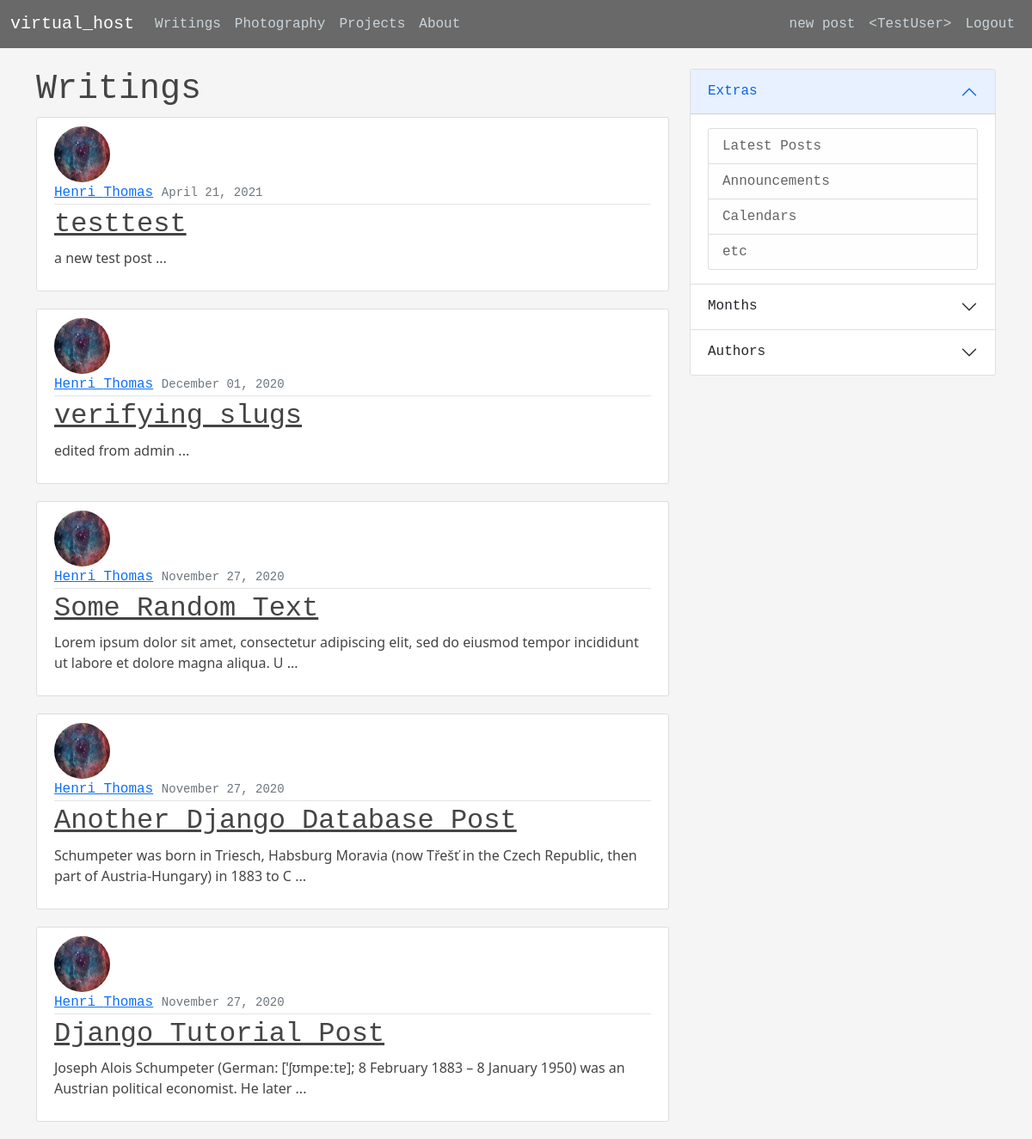
Screenshot of / (signed in) with the database file from the repository.
### blog/models.py (models this page shows, shortened)
class Post(models.Model):
    title = models.CharField(max_length=250)
    content = models.TextField()
    content_display = models.TextField(max_length=125)
    date_posted = models.DateTimeField(default=timezone.now)
    author = models.ForeignKey(User, on_delete=models.CASCADE)
    slug = models.SlugField(max_length=50)

### users/models.py (models this page shows, shortened)
class Profile(models.Model):
    user = models.OneToOneField(User, on_delete=models.CASCADE)
    bio = models.TextField()
    image = models.ImageField(default='default.jpg', upload_to='profile_pics')

### blog/views.py (the view)
# urls.py: path('', PostListView.as_view(), name='blog-home'),
class PostListView(ListView):
    model = Post
    template_name = 'blog/home.html'  # <app>/<model>_<view_type>.html
    context_object_name = 'posts'
    def get_queryset(self):
        qs = super().get_queryset()
        return qs.all() \
            .only('author', 'date_posted', 'title', 'content_display', 'id', 'slug') \
            .order_by('-date_posted')
    def get_context_data(self, **kwargs):
        context = super().get_context_data(**kwargs)
        context['title'] = 'Home'
        return context

### blog/templates/blog/home.html
{% extends "blog/base.html" %}
{% block content %}
    <h1>Writings</h1>
    {% for post in posts %}
        <article class="media content-section">
            <img class="rounded-circle article-img" src="{{ post.author.profile.image.url }}">
            <div class="media-body">
                <div class="article-metadata">
                  <a class="mr-2" href="{% url 'user-public-profile' %}">{{ post.author.first_name }} {{ post.author.last_name }}</a>
                  <small class="text-muted">{{ post.date_posted|date:'F d, Y' }}</small>
                </div>
                <h2><a class="article-title" href="{% url 'single-post' post.id post.slug %}">{{ post.title }}</a></h2>
                <p class="article-content">{{ post.content_display }} ...</p>
            </div>
        </article>
    {% endfor %}
{% endblock content %}

### blog/templates/blog/base.html (shortened to what this page needs)
{% load static %}
<!DOCTYPE html>
<html lang="en">
<head>
    <link href="https://cdn.jsdelivr.net/npm/bootstrap@5.0.0-beta3/dist/css/bootstrap.min.css" rel="stylesheet">
    <link rel="stylesheet" href="https://cdn.jsdelivr.net/npm/bootstrap-icons@1.4.1/font/bootstrap-icons.css">
    <link rel="stylesheet" type="text/css" href="{% static 'blog/main.css' %}">
</head>
<body>
    <header class="site-header">
        <nav class="navbar navbar-expand-md navbar-dark bg-steel fixed-top">
            <div class="container-fluid">
                <a class="navbar-brand mr-4" href="{% url 'blog-home' %}">virtual_host</a>
                <div class="collapse navbar-collapse" id="navbarToggle">
                    <ul class="navbar-nav me-auto">
                        <li class="nav-item">
                            <a class="nav-link" href="{% url 'blog-home' %}">Writings</a>
                        </li>
                        <li class="nav-item">
                            <a class="nav-link" href="#">Photography</a>
                        </li>
                        <li class="nav-item">
                            <a class="nav-link" href="#">Projects</a>
                        </li>
                        <li class="nav-item">
                            <a class="nav-link" href="{% url 'blog-about' %}">About</a>
                        </li>
                    </ul>
                    <div class="d-flex">
                        <ul class="navbar-nav">
                            {% if user.is_authenticated %}
                                <li class="nav-item mr-2">
                                    <a class="nav-link" href="{% url 'create-post' %}">
                                        new post
                                    </a>
                                </li>
                                <li class="nav-item mr-2">
                                    <a class="nav-link" href="{% url 'user-personal-profile' %}">
                                        &#60;{{user.username}}&#62;
                                    </a>
                                </li>
                                <li class="nav-item">
                                    <a class="nav-link" href="{% url 'user-logout' %}">Logout</a>
                                </li>
                            {% endif %}
                        </ul>
                    </div>
                </div>
            </div>
        </nav>
    </header>
    <main role="main" class="container">
        <div class="row">
            <div class="col-md-8">
                {% block content %}{% endblock %}
            </div>
            <div class="col-md-4">
                <div class="accordion" id="accordionExample">
                    <div class="accordion-item">
                      <h2 class="accordion-header" id="headingOne">
                        <button class="accordion-button" type="button" data-bs-toggle="collapse" data-bs-target="#collapseOne" aria-expanded="false" aria-controls="collapseOne">
                          Extras
                        </button>
                      </h2>
                      <div id="collapseOne" class="accordion-collapse collapse show" aria-labelledby="headingOne" data-bs-parent="#accordionExample">
                        <div class="accordion-body">
                            <ul class="list-group">
                                <li class="list-group-item list-group-item-light">Latest Posts</li>
                                <li class="list-group-item list-group-item-light">Announcements</li>
                                <li class="list-group-item list-group-item-light">Calendars</li>
                                <li class="list-group-item list-group-item-light">etc</li>
                            </ul>
                        </div>
                      </div>
                    </div>
                    <div class="accordion-item">
                      <h2 class="accordion-header" id="headingTwo">
                        <button class="accordion-button collapsed" type="button" data-bs-toggle="collapse" data-bs-target="#collapseTwo" aria-expanded="false" aria-controls="collapseTwo">
                            Months
                        </button>
                      </h2>
                    </div>
                    <div class="accordion-item">
                      <h2 class="accordion-header" id="headingThree">
                        <button class="accordion-button collapsed" type="button" data-bs-toggle="collapse" data-bs-target="#collapseThree" aria-expanded="false" aria-controls="collapseThree">
                            Authors
                        </button>
                      </h2>
                    </div>
                </div>
            </div>
        </div>
    </main>
</body>
</html>

### blog/static/blog/main.css (style rules this page uses)
body { background: whitesmoke; margin-top: 5rem; }
h1, h2, h3, h4, h5, h6 { color: #444444; font-family: monospace; }
ul { margin: 0; }
.navbar-brand, .nav-item, .btn, .list-group, .legend { font-family: monospace; }
.bg-steel { background-color: dimgrey; }
.site-header .navbar-nav .nav-link { color: #cbd5db; }
.content-section { background: #ffffff; padding: 10px 20px; border: 1px solid #dddddd; border-radius: 3px; margin-bottom: 20px; }
.article-title { color: #444444; font-family: monospace; }
.article-content { color: #444444; white-space: pre-line; }
.article-img { height: 65px; width: 65px; margin-right: 16px; }
.article-metadata { padding-bottom: 1px; margin-bottom: 4px; border-bottom: 1px solid #e3e3e3; font-family: monospace; }

### rows the page displays
Post: author.profile.image (picture), author.first_name "Henri", author.last_name "Thomas", date_posted "April 21, 2021", title "testtest", content_display "a new test post"
Post: author.profile.image (picture), author.first_name "Henri", author.last_name "Thomas", date_posted "December 01, 2020", title "verifying slugs", content_display "edited from admin"
Post: author.profile.image (picture), author.first_name "Henri", author.last_name "Thomas", date_posted "November 27, 2020", title "Some Random Text", content_display "Lorem ipsum dolor sit amet, consectetur adipiscing elit, sed do eiusmod tempor incididunt ut labore et dolore magna aliqua. U"
Post: author.profile.image (picture), author.first_name "Henri", author.last_name "Thomas", date_posted "November 27, 2020", title "Another Django Database Post", content_display "Schumpeter was born in Triesch, Habsburg Moravia (now Třešť in the Czech Republic, then part of Austria-Hungary) in 1883 to C"
Post: author.profile.image (picture), author.first_name "Henri", author.last_name "Thomas", date_posted "November 27, 2020", title "Django Tutorial Post", content_display "Joseph Alois Schumpeter (German: [ˈʃʊmpeːtɐ]; 8 February 1883 – 8 January 1950) was an Austrian political economist. He later"

### other values shown
{{ user.username }} "TestUser"
